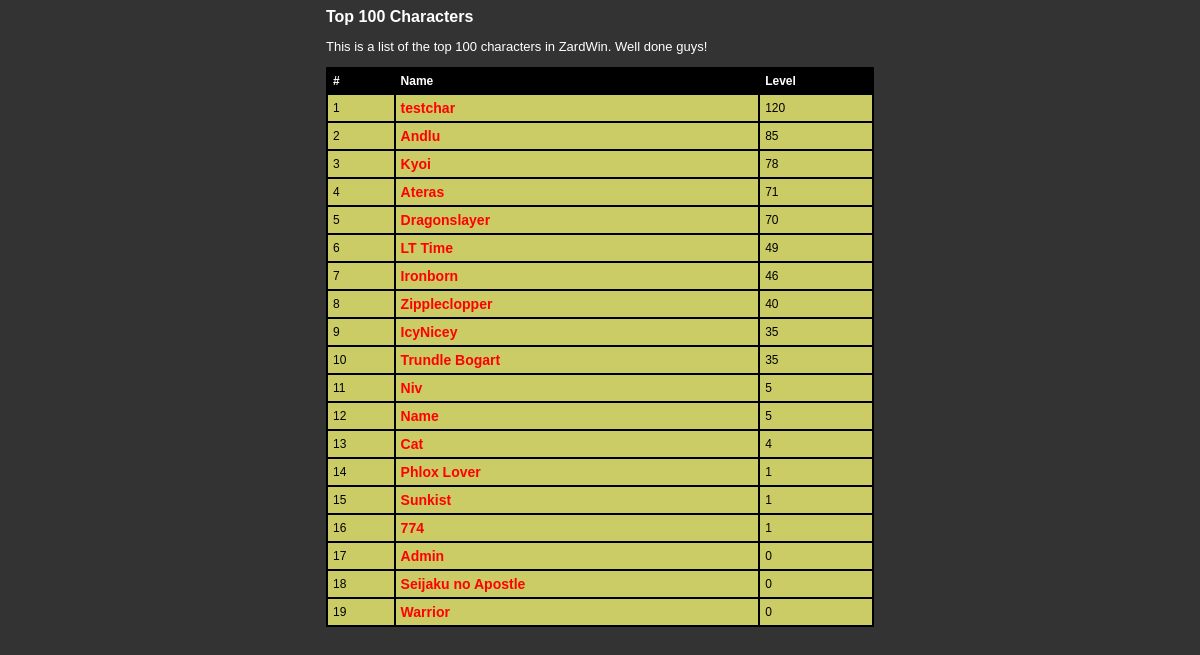
The app's page /Upload/zw-topchars.php with its own data.
### tables this page shows
CREATE TABLE IF NOT EXISTS `zw_characters` (
  `id` int(11) NOT NULL AUTO_INCREMENT,
  `charname` varchar(225) NOT NULL,
  `level` int(11) NOT NULL DEFAULT '0',
  `exp` int(11) NOT NULL DEFAULT '0',
  `username` varchar(225) NOT NULL,
  `type` tinyint(1) NOT NULL DEFAULT '3',
  `face` int(11) NOT NULL,
  `facecolors` varchar(225) NOT NULL,
  `class` varchar(225) NOT NULL,
  `chartype` varchar(225) NOT NULL DEFAULT 'Guardian',
  `gold` int(11) NOT NULL DEFAULT '1000',
  `tokens` int(11) NOT NULL DEFAULT '100',
  `strength` int(11) NOT NULL DEFAULT '0',
  `dexterity` int(11) NOT NULL DEFAULT '0',
  `intelligence` int(11) NOT NULL DEFAULT '0',
  `charm` int(11) NOT NULL DEFAULT '0',
  `endurance` int(11) NOT NULL DEFAULT '0',
  `luck` int(11) NOT NULL DEFAULT '0',
  `race` varchar(225) NOT NULL DEFAULT 'Human',
  `subrace` varchar(225) NOT NULL DEFAULT 'None',
  `clan` varchar(225) NOT NULL DEFAULT 'None',
  `createdday` varchar(225) NOT NULL DEFAULT 'Someday',
  `createddate` varchar(225) NOT NULL DEFAULT 'Sometime',
  `playedday` varchar(225) NOT NULL DEFAULT 'Someday',
  `playeddate` varchar(225) NOT NULL DEFAULT 'Sometime',
  `armorcolors` varchar(225) NOT NULL DEFAULT '0x333333,0xFFFFFF,0xFF0000',
  `staff` tinyint(1) NOT NULL DEFAULT '0',
  `banned` tinyint(1) NOT NULL DEFAULT '0',
  `extraweaponSlot` int(11) NOT NULL DEFAULT '0',
  `extraarmorSlot` int(11) NOT NULL DEFAULT '0',
  `extrashieldSlot` int(11) NOT NULL DEFAULT '0',
  `extraspellSlot` int(11) NOT NULL DEFAULT '0',
  `extrapetSlot` int(11) NOT NULL DEFAULT '0',
  `extramiscSlot` int(11) NOT NULL DEFAULT '0',
  `extrahouseSlot` int(11) NOT NULL DEFAULT '0',
  `wins` int(11) NOT NULL DEFAULT '0',
  `deaths` int(11) NOT NULL DEFAULT '0',
  `HPotion` int(11) DEFAULT '1',
  `MPotion` int(11) DEFAULT '1',
  PRIMARY KEY (`id`)
);

### Upload/zw-topchars.php (the view, shortened to what this page needs)
<HTML>
<HEAD>
<link rel="stylesheet" type="text/css" href="/images/css/winquest.css" />
<link href="game.css" rel="stylesheet" type="text/css"/>
</HEAD>
<BODY bgcolor="#333333" text="#FFFFFF" link="#EE0000" vlink="#CC0000" alink="#EE0000">
<table width="548" border="0" cellspacing="0" cellpadding="0" align="center">
  <tr>
    <td align="left" valign="top" height="173">
      <p>
		<font size="3"><b>Top 100 Characters</b></font>
      </p>
      <p>This is a list of the top 100 characters in ZardWin. Well done guys!
      </p>
      <table width="548" border="1" cellspacing="0" cellpadding="5" bordercolor="#000000">
        <tr bgcolor="#330000" bordercolor="#000000">
          <td class='top10Heading'>#</td>
          <td class='top10Heading'>Name</td>
          <td class='top10Heading'>Level</td>
        </tr>
<?php
$character = mysql_query("SELECT * FROM zw_characters WHERE staff != 1 AND banned != 1 ORDER BY level DESC LIMIT 100");
$i = 0;
while($chr = mysql_fetch_array($character)){
$i = $i + 1;
?>
<tr bgcolor="#CCCC66" bordercolor="#000000">
<td class='top10'><?php echo $i; ?></td>
<td class='top10Name'><a href="zw-chardetailnew.php?temp=<?php echo $chr["id"]; ?>"><?php echo $chr["charname"]; ?></a></td>
<td class='top10'><?php echo $chr["level"]; ?></td>
</tr>
<?php
}
?>
      </table>
      <p>&nbsp;</p>
    </td>
  </tr>
</table>
</BODY>
</HTML>

### Upload/images/css/winquest.css (style rules this page uses)
body { font-size: 12px; font-family: Verdana, Arial, Helvetica, sans-serif; background-color: #333333; color: #FFFFFF; }
A { color: #990000; }
td { font-size: 12px; font-family: Verdana, Arial, Helvetica, sans-serif; }
.top10 { font-family: Verdana, Arial, Helvetica, sans-serif; color: #000000; font-size: 12px; }
.top10Name { font-family: Verdana, Arial, Helvetica, sans-serif; color: #000000; font-size: 14px; font-weight:bold }
.top10Heading { font-family: Verdana, Arial, Helvetica, sans-serif; color: #FFFFFF; background-color: #000000; font-size: 12px; font-weight:bold }

### Upload/game.css (style rules this page uses)
body { font-family: Verdana, Arial, Helvetica, sans-serif; font-size: 10px; color: #FFFFFF; background-color: #333333; }
td { font-size: 13px; font-family: Verdana, Arial, Helvetica, sans-serif; }
a { color:#FF0000 }

### Upload/zw-topchars.php (style rules this page uses)
A { text-decoration:none; }

### records on screen
zw_characters: charname "testchar", level "120"
zw_characters: charname "Andlu", level "85"
zw_characters: charname "Kyoi", level "78"
zw_characters: charname "Ateras", level "71"
zw_characters: charname "Dragonslayer", level "70"
zw_characters: charname "LT Time", level "49"
zw_characters: charname "Ironborn", level "46"
zw_characters: charname "Zippleclopper", level "40"
zw_characters: charname "IcyNicey", level "35"
zw_characters: charname "Trundle Bogart", level "35"
zw_characters: charname "Niv", level "5"
zw_characters: charname "Name", level "5"
zw_characters: charname "Cat", level "4"
zw_characters: charname "Phlox Lover", level "1"
zw_characters: charname "Sunkist", level "1"
zw_characters: charname "774", level "1"
zw_characters: charname "Admin", level "0"
zw_characters: charname "Seijaku no Apostle", level "0"
zw_characters: charname "Warrior", level "0"
